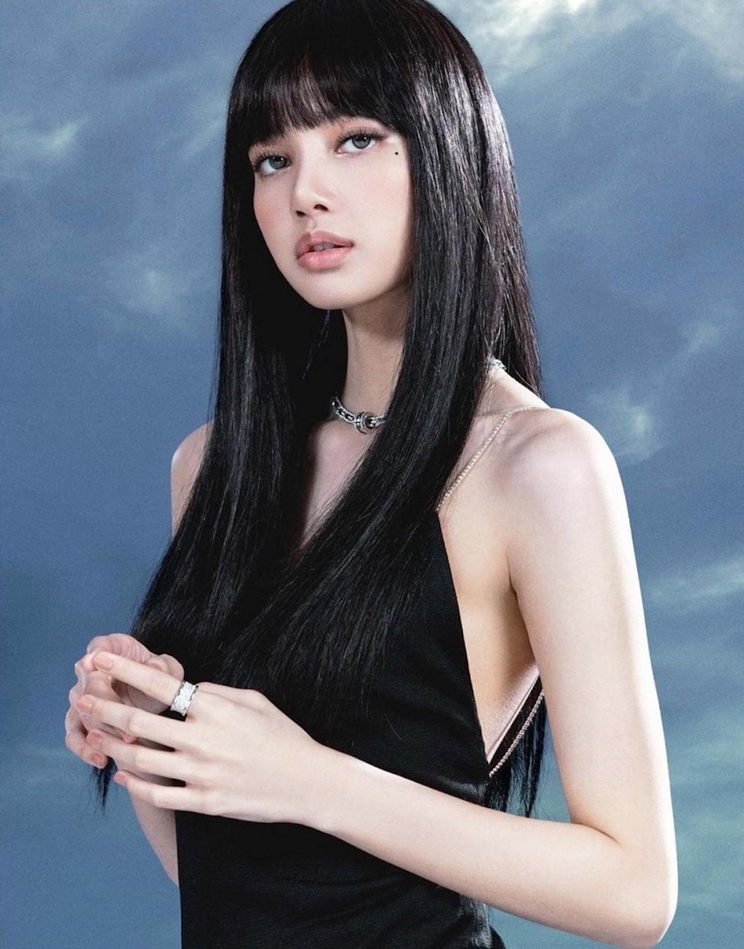
#> input picture Report (TH)/Image/lalisa.png, 744 x 949 px, shrunk from 1505 x 1920 before the run, found by its file name
$ jupyter execute Lab5_21023391_NguyenPhuSang.ipynb
#> lines starting #> are read from the running program, lines starting #| are printed output that depends on the picture
# **Image filtering**

[cell 1]
import cv2
import numpy as np
import matplotlib.pyplot as plt
from google.colab import drive
drive.mount('/content/drive')

[cell 2]
url = '/content/drive/MyDrive/XuLyAnh/LabThucHanh/Image/Lalisa.png'
img = cv2.imread(url, 0)
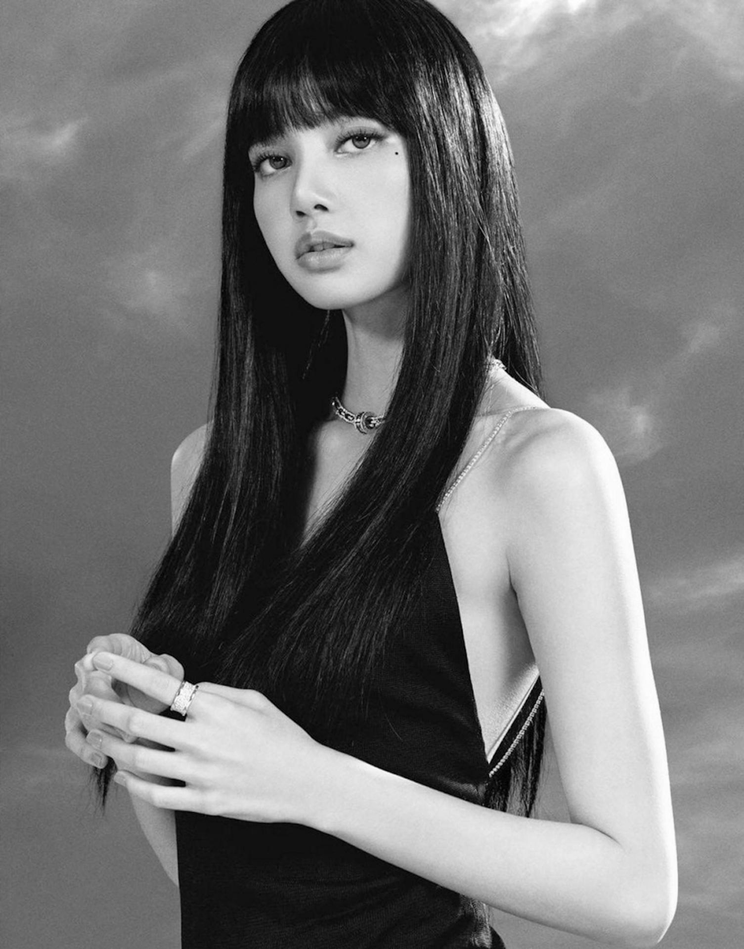
#> img: shape (949, 744); min 0, max 255, mean 114.8
plt.imshow(img, cmap='gray')

### Convolution

[cell 3]
ker_size = 15
kernel = np.ones((ker_size, ker_size), dtype=np.float32) / ker_size**2
print(kernel)

[cell 4]
#Convolution
result = cv2.filter2D(img, -1, kernel, (-1, -1), delta=0, borderType = cv2.BORDER_DEFAULT)
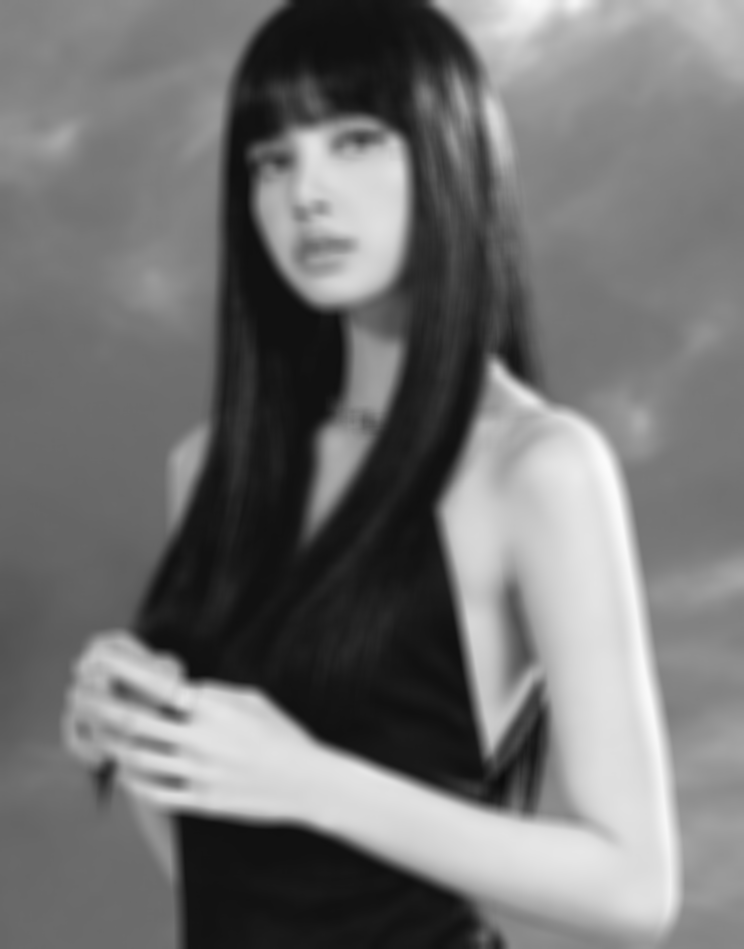
#> result: shape (949, 744); min 11, max 251, mean 114.8

plt.figure()
plt.subplot(121);plt.imshow(img, cmap='gray');plt.title("Original Image")
plt.subplot(122);plt.imshow(result, cmap='gray');plt.title("Convolution Result")
plt.show()
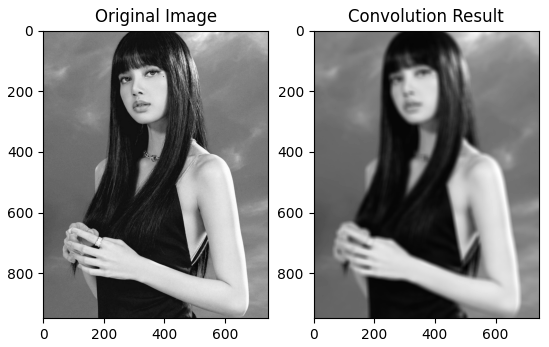
#> figure drawn by matplotlib, 2 panels

### Box blur

[cell 5]
#Box blur
#Apply box filter - kernel size 3
dst1_box = cv2.blur(img,(3,3),(-1,-1))
#Apply box filter - kernel size 5
dst2_box = cv2.blur(img,(5,5),(-1,-1))

plt.figure(figsize=[15,5])
plt.subplot(131);plt.imshow(img, cmap='gray');plt.title("Noisy Image")
plt.subplot(132);plt.imshow(dst1_box, cmap='gray');plt.title("Smoothed 3x3")
plt.subplot(133);plt.imshow(dst2_box, cmap='gray');plt.title("Smoothed 5x5")
plt.show()
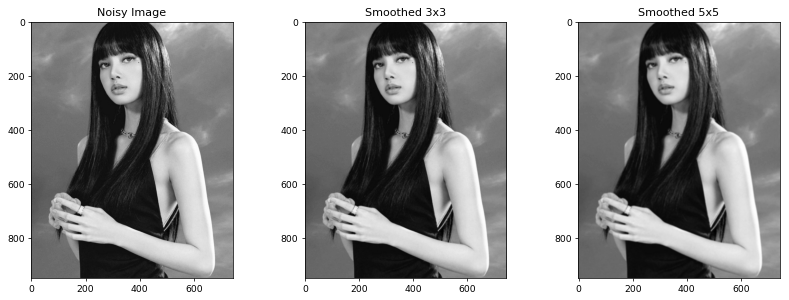
#> figure drawn by matplotlib, 3 panels

### Gausian filtering

[cell 6]
#Gaussian filtering
#Apply gaussian blur with kernel 5x5 and sigmaX=0, sigmaY=0; output image dst1
dst1_gau = cv2.GaussianBlur(img,(ker_size,ker_size),sigmaX=0,sigmaY=0)
#Apply gaussian blur with kernel 15x15 and sigmaX=3, sigmaY=3; ; output image dst2
dst2_gau = cv2.GaussianBlur(img,(ker_size,ker_size),sigmaX=3,sigmaY=3)

plt.figure(figsize=[15,5])
plt.subplot(131);plt.imshow(img, cmap='gray');plt.title("Noisy Image")
plt.subplot(132);plt.imshow(dst1_gau, cmap='gray');plt.title("Smoothed 5x5")
plt.subplot(133);plt.imshow(dst2_gau, cmap='gray');plt.title("Smoothed 15x15")
plt.show()

[cell 7]
#Median filter
kernelSize = 5
# Performing Median Blurring with kernelSize=5 and store it in numpy array "dst2"
dst2_med = cv2.medianBlur(img,kernelSize)

plt.figure(figsize=[15,5])
plt.subplot(131);plt.imshow(img, cmap='gray');plt.title("Noisy Image")
plt.subplot(132);plt.imshow(dst1_gau, cmap='gray');plt.title("Gaussian 5x5")
plt.subplot(133);plt.imshow(dst2_med, cmap='gray');plt.title("Median 5x5")
plt.show()

# **Image Sharpening**

[cell 8]
def sharpen(img):
  smoothed_img = cv2.GaussianBlur(img, (25, 25), 5)
  details = cv2.subtract(img, smoothed_img)
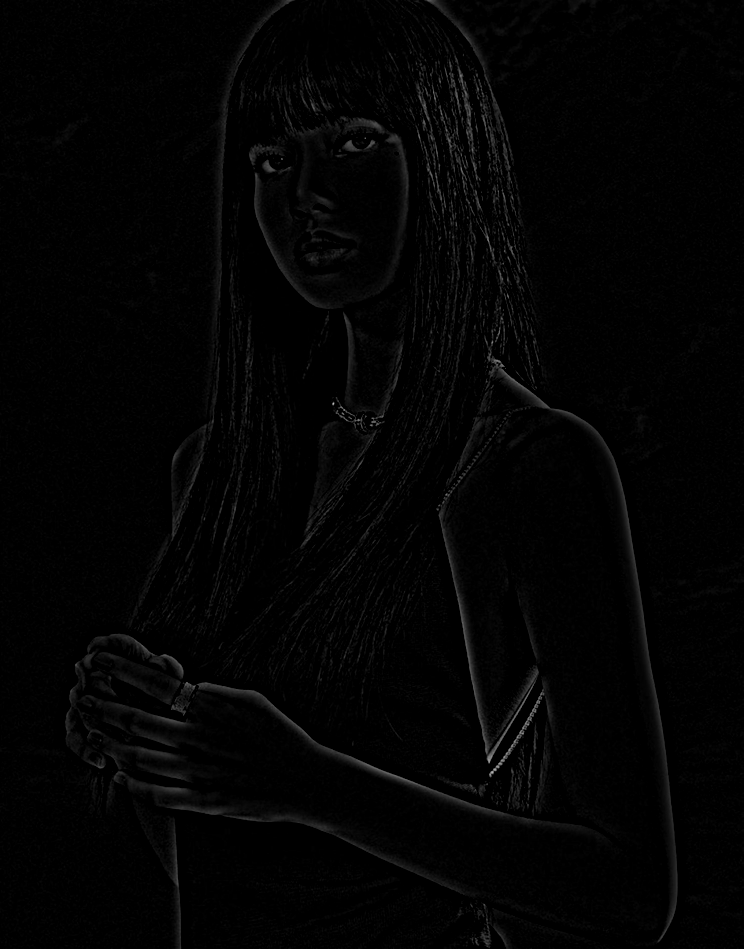
#> details: shape (949, 744); min 0, max 190, mean 3.3
  unsharp_img = cv2.add(img, details)
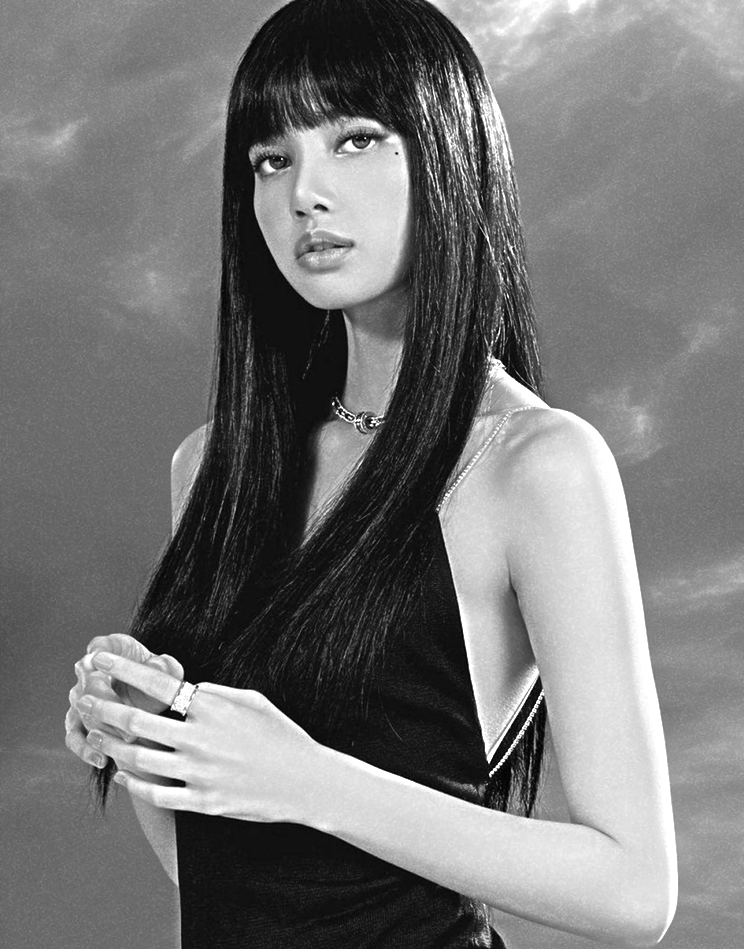
#> unsharp_img: shape (949, 744); min 0, max 255, mean 117.9
  return unsharp_img

img = cv2.imread(url, 0)
unsharp_img = sharpen(img)

plt.subplot(121);plt.imshow(img, cmap='gray');plt.title("Original Image")
plt.subplot(122);plt.imshow(unsharp_img, cmap='gray');plt.title("Sharpened Image")
plt.show()

$ run again, with Report (TH)/Image/Finger.png copied over Report (TH)/Image/lalisa.png
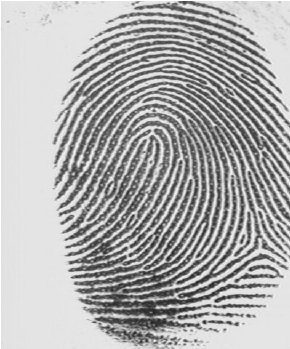
#> input picture Report (TH)/Image/Finger.png, 290 x 349 px, found by its file name
#> img is the input picture: shape (349, 290); min 30, max 255, mean 173.8
#> in sharpen, `details = cv2.subtract(img, smoothed_img)`:
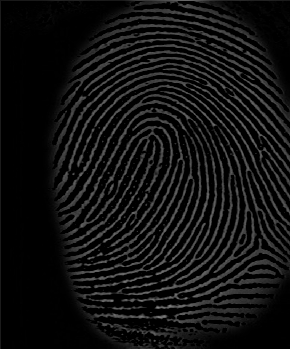
#> details: shape (349, 290); min 0, max 133, mean 17
#> in sharpen, `unsharp_img = cv2.add(img, details)`:
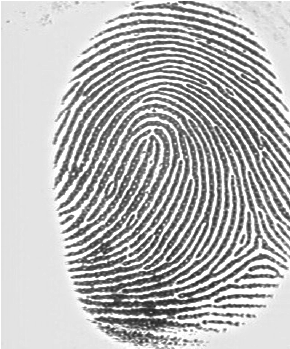
#> unsharp_img: shape (349, 290); min 30, max 255, mean 184.2

$ run again, with Report (TH)/Image/Finger1.png copied over Report (TH)/Image/lalisa.png
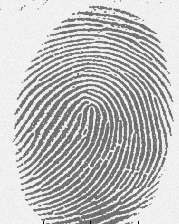
#> input picture Report (TH)/Image/Finger1.png, 179 x 224 px, found by its file name
#> img is the input picture: shape (224, 179); min 0, max 251, mean 189.6
#> in sharpen, `details = cv2.subtract(img, smoothed_img)`:
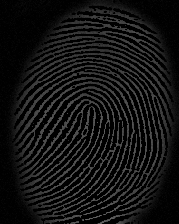
#> details: shape (224, 179); min 0, max 105, mean 19
#> in sharpen, `unsharp_img = cv2.add(img, details)`:
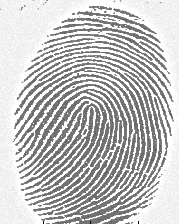
#> unsharp_img: shape (224, 179); min 0, max 255, mean 197.3
